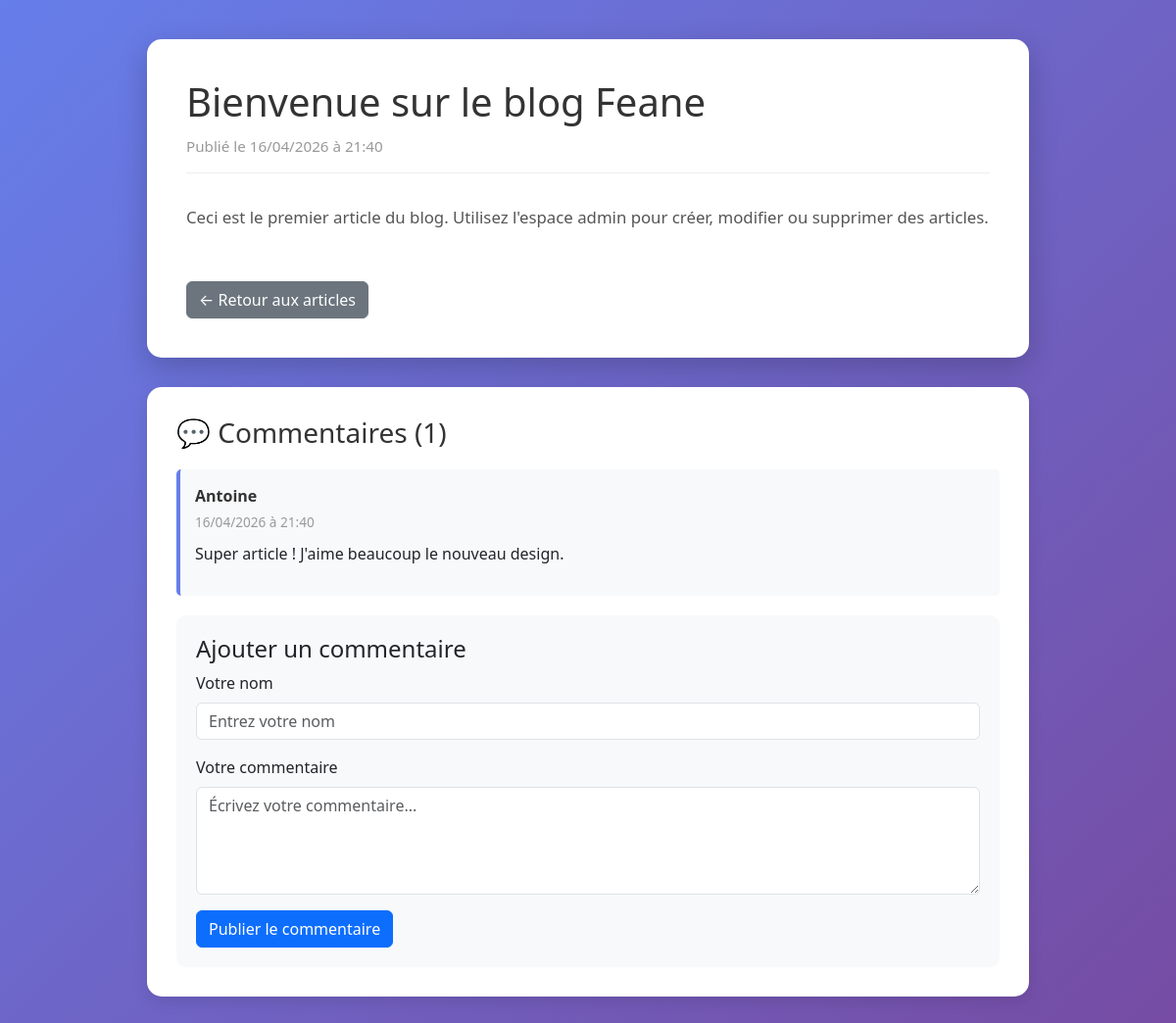
/blogMVC/View/FrontOffice/article.php?id=1, run on the app's committed database.
### tables this page shows
CREATE TABLE IF NOT EXISTS `articles` (
  `id` INT UNSIGNED NOT NULL AUTO_INCREMENT,
  `title` VARCHAR(255) NOT NULL,
  `content` TEXT NOT NULL,
  `created_at` TIMESTAMP NOT NULL DEFAULT CURRENT_TIMESTAMP,
  PRIMARY KEY (`id`)
);

CREATE TABLE IF NOT EXISTS `commentaires` (
  `id` INT UNSIGNED NOT NULL AUTO_INCREMENT,
  `article_id` INT UNSIGNED NOT NULL,
  `author` VARCHAR(100) NOT NULL,
  `content` TEXT NOT NULL,
  `created_at` TIMESTAMP NOT NULL DEFAULT CURRENT_TIMESTAMP,
  PRIMARY KEY (`id`),
  INDEX (`article_id`),
  CONSTRAINT `fk_commentaire_article`
    FOREIGN KEY (`article_id`) REFERENCES `articles`(`id`)
    ON DELETE CASCADE
    ON UPDATE CASCADE
);

### blogMVC/config.php (called while the page is built, shortened)
<?php
function h($value): string
{
    return htmlspecialchars($value, ENT_QUOTES, 'UTF-8');
}
function isValidId($value): bool
{
    return ctype_digit((string)$value) && (int)$value > 0;
}

### blogMVC/Controller/BlogController.php (called while the page is built, shortened)
<?php
require_once __DIR__ . '/../config.php';
require_once __DIR__ . '/../Model/Blog.php';
class BlogController
{
    private $blog;
    public function __construct(Blog $blog)
    {
        $this->blog = $blog;
    }
    public function getArticleById(int $articleId): ?array
    {
        return $this->blog->getArticleById($articleId);
    }
    public function getCommentsByArticle(int $articleId): array
    {
        return $this->blog->getCommentsByArticle($articleId);
    }
}

### blogMVC/Model/Blog.php (called while the page is built, shortened)
<?php
class Blog
{
    private $pdo;
    public function __construct(PDO $pdo, ?int $id = null)
    {
        $this->pdo = $pdo;
    }
    public function getArticleById(int $articleId): ?array
    {
        try {
            $stmt = $this->pdo->prepare('SELECT * FROM articles WHERE id = ?');
            $stmt->execute([$articleId]);
            return $stmt->fetch(PDO::FETCH_ASSOC) ?: null;
        } catch (PDOException $e) {
            throw new Exception('Erreur lors de la récupération de l\'article: ' . $e->getMessage());
        }
    }
    public function getCommentsByArticle(int $articleId): array
    {
        try {
            $stmt = $this->pdo->prepare('SELECT * FROM commentaires WHERE article_id = ? ORDER BY created_at DESC');
            $stmt->execute([$articleId]);
            return $stmt->fetchAll(PDO::FETCH_ASSOC);
        } catch (PDOException $e) {
            throw new Exception('Erreur lors de la récupération des commentaires: ' . $e->getMessage());
        }
    }
}

### blogMVC/View/FrontOffice/article.php (the view, shortened to what this page needs)
<?php
require_once __DIR__ . '/../../config.php';
require_once __DIR__ . '/../../Model/Blog.php';
require_once __DIR__ . '/../../Controller/BlogController.php';
$blog = new Blog($pdo);
$controller = new BlogController($blog);
$id = isValidId($_GET['id'] ?? null) ? (int)$_GET['id'] : 0;
$article = $controller->getArticleById($id);
$comments = $controller->getCommentsByArticle($id);
?>
<!DOCTYPE html>
<html lang="fr">
<head>
    <link rel="stylesheet" href="https://cdnjs.cloudflare.com/ajax/libs/bootstrap/5.3.0/css/bootstrap.min.css">
</head>
<body>
    <div class="container-custom">
        <div class="article-full">
            <h1><?php echo h($article['title']); ?></h1>
            <div class="article-meta">
                Publié le <?php echo date('d/m/Y à H:i', strtotime($article['created_at'])); ?>
            </div>
            <div class="article-content">
                <?php echo nl2br(h($article['content'])); ?>
            </div>
            <a href="index.php" class="btn btn-secondary btn-back">← Retour aux articles</a>
        </div>
        <div class="comments-section">
            <h3>💬 Commentaires (<?php echo count($comments); ?>)</h3>
            <?php if (!empty($comments)): ?>
                <?php foreach ($comments as $comment): ?>
                    <div class="comment-item">
                        <div class="comment-author"><?php echo h($comment['author']); ?></div>
                        <div class="comment-date"><?php echo date('d/m/Y à H:i', strtotime($comment['created_at'])); ?></div>
                        <p><?php echo nl2br(h($comment['content'])); ?></p>
                    </div>
                <?php endforeach; ?>
            <?php else: ?>
                <p style="color: #999;">Aucun commentaire pour le moment.</p>
            <?php endif; ?>
            <div class="comment-form">
                <h4>Ajouter un commentaire</h4>
                <form method="POST">
                    <div class="mb-3">
                        <label for="author" class="form-label">Votre nom</label>
                        <input type="text" class="form-control" id="author" name="author" placeholder="Entrez votre nom">
                    </div>
                    <div class="mb-3">
                        <label for="content" class="form-label">Votre commentaire</label>
                        <textarea class="form-control" id="content" name="content" rows="4" placeholder="Écrivez votre commentaire..."></textarea>
                    </div>
                    <button type="submit" name="submit_comment" class="btn btn-primary">Publier le commentaire</button>
                </form>
            </div>
        </div>
    </div>
</body>
</html>

### blogMVC/View/FrontOffice/article.php (style rules this page uses)
body { background: linear-gradient(135deg, #667eea 0%, #764ba2 100%); min-height: 100vh; padding: 40px 0; }
.container-custom { max-width: 900px; margin: 0 auto; }
.article-full { background: white; border-radius: 15px; padding: 40px; margin-bottom: 30px; box-shadow: 0 10px 30px rgba(0,0,0,0.2); }
.article-full h1 { color: #333; margin-bottom: 10px; }
.article-meta { color: #999; font-size: 0.95rem; margin-bottom: 30px; border-bottom: 1px solid #eee; padding-bottom: 15px; }
.article-content { color: #555; line-height: 1.8; font-size: 1.05rem; margin-bottom: 30px; }
.comments-section { background: white; border-radius: 15px; padding: 30px; margin-bottom: 30px; box-shadow: 0 5px 15px rgba(0,0,0,0.1); }
.comments-section h3 { color: #333; margin-bottom: 20px; }
.comment-item { background: #f8f9fa; border-left: 4px solid #667eea; padding: 15px; margin-bottom: 15px; border-radius: 5px; }
.comment-author { font-weight: bold; color: #333; margin-bottom: 5px; }
.comment-date { font-size: 0.85rem; color: #999; margin-bottom: 10px; }
.comment-form { background: #f8f9fa; padding: 20px; border-radius: 10px; margin-top: 20px; }
.btn-back { margin-top: 20px; }

### data on the page
articles: title "Bienvenue sur le blog Feane", created_at "16/04/2026 à 21:40", content "Ceci est le premier article du blog. Utilisez l'espace admin pour créer, modifier ou supprimer des articles."
commentaires: author "Antoine", created_at "16/04/2026 à 21:40", content "Super article ! J'aime beaucoup le nouveau design."

### other printed values
count($comments) "1"
